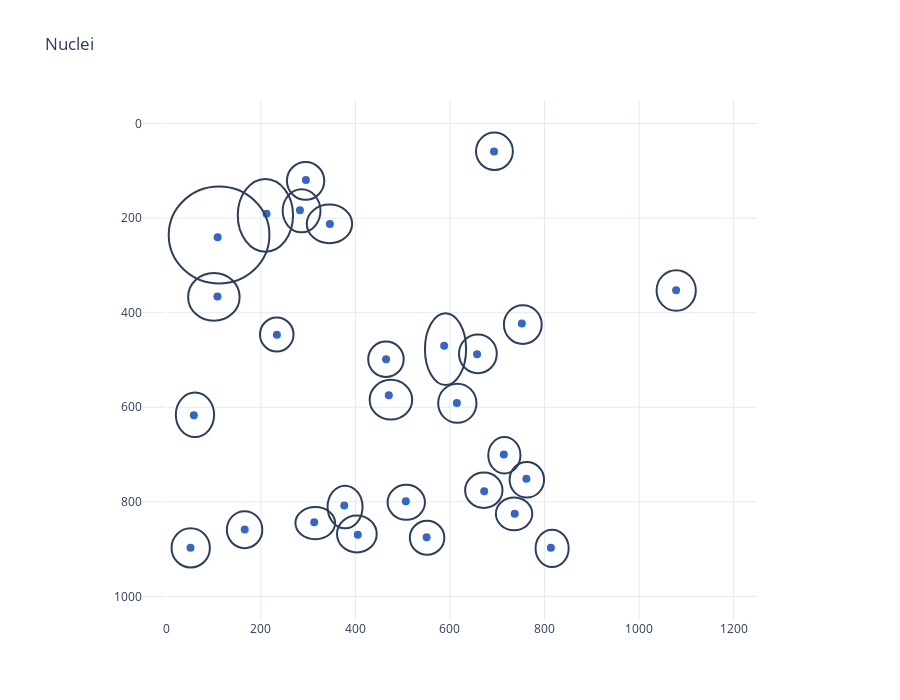

Here is the notebook cell this chart was saved with:
### Code cell
# plot nuclei
fig = plot_single_scatter(
    nuclei_subset,
    x='center_x',
    y='center_y',
    title='Nuclei',
)

fig.layout.update(
    xaxis = {'range': [-50, 1250], 'constrain': "domain"},
    yaxis = {'range': [1050, -50], 'scaleanchor': 'x', 'scaleratio': 1},
    shapes=shapes,
    height=700,
)

fig

### Figure 1 — Plotly figure (JSON) as saved in the notebook; plotly's stock layout.template omitted (floating-point values rounded to 4 significant figures)
{"data": [{"hovertemplate": "center_x=%{x}<br>center_y=%{y}<extra></extra>", "legendgroup": "", "marker": {"color": "#3366CC", "size": 8, "symbol": "circle"}, "mode": "markers", "name": "", "orientation": "v", "showlegend": false, "type": "scatter", "x": [693.1, 295.2, 282.5, 211.9, 345.9, 108.5, 1078.0, 108.0, 751.9, 233.8, 587.6, 657.3, 464.7, 470.5, 614.5, 58.14, 713.8, 761.6, 672.3, 506.5, 376.3, 736.9, 312.7, 165.7, 404.9, 550.5, 813.4, 51.06], "xaxis": "x", "y": [59.08, 119.0, 183.0, 190.5, 212.3, 240.6, 352.6, 365.4, 422.7, 446.4, 469.6, 488.0, 498.6, 574.8, 590.8, 616.9, 699.9, 751.0, 777.6, 798.6, 807.8, 825.2, 843.3, 858.7, 869.7, 874.8, 897.2, 897.2], "yaxis": "y"}], "layout": {"height": 700, "hovermode": "closest", "plot_bgcolor": "rgba(0,0,0,0)", "shapes": [{"type": "circle", "x0": 655, "x1": 733, "xref": "x", "y0": 19, "y1": 98, "yref": "y"}, {"type": "circle", "x0": 255, "x1": 334, "xref": "x", "y0": 81, "y1": 161, "yref": "y"}, {"type": "circle", "x0": 246, "x1": 326, "xref": "x", "y0": 139, "y1": 230, "yref": "y"}, {"type": "circle", "x0": 151, "x1": 268, "xref": "x", "y0": 117, "y1": 271, "yref": "y"}, {"type": "circle", "x0": 297, "x1": 393, "xref": "x", "y0": 171, "y1": 253, "yref": "y"}, {"type": "circle", "x0": 5, "x1": 218, "xref": "x", "y0": 133, "y1": 338, "yref": "y"}, {"type": "circle", "x0": 1037, "x1": 1120, "xref": "x", "y0": 310, "y1": 396, "yref": "y"}, {"type": "circle", "x0": 46, "x1": 155, "xref": "x", "y0": 316, "y1": 417, "yref": "y"}, {"type": "circle", "x0": 714, "x1": 794, "xref": "x", "y0": 384, "y1": 466, "yref": "y"}, {"type": "circle", "x0": 198, "x1": 269, "xref": "x", "y0": 410, "y1": 482, "yref": "y"}, {"type": "circle", "x0": 547, "x1": 634, "xref": "x", "y0": 401, "y1": 553, "yref": "y"}, {"type": "circle", "x0": 619, "x1": 699, "xref": "x", "y0": 446, "y1": 528, "yref": "y"}, {"type": "circle", "x0": 427, "x1": 502, "xref": "x", "y0": 461, "y1": 536, "yref": "y"}, {"type": "circle", "x0": 430, "x1": 520, "xref": "x", "y0": 542, "y1": 626, "yref": "y"}, {"type": "circle", "x0": 575, "x1": 656, "xref": "x", "y0": 550, "y1": 633, "yref": "y"}, {"type": "circle", "x0": 20, "x1": 101, "xref": "x", "y0": 569, "y1": 663, "yref": "y"}, {"type": "circle", "x0": 681, "x1": 749, "xref": "x", "y0": 663, "y1": 740, "yref": "y"}, {"type": "circle", "x0": 726, "x1": 799, "xref": "x", "y0": 716, "y1": 791, "yref": "y"}, {"type": "circle", "x0": 632, "x1": 711, "xref": "x", "y0": 738, "y1": 813, "yref": "y"}, {"type": "circle", "x0": 468, "x1": 547, "xref": "x", "y0": 764, "y1": 838, "yref": "y"}, {"type": "circle", "x0": 341, "x1": 415, "xref": "x", "y0": 766, "y1": 856, "yref": "y"}, {"type": "circle", "x0": 697, "x1": 774, "xref": "x", "y0": 791, "y1": 860, "yref": "y"}, {"type": "circle", "x0": 273, "x1": 357, "xref": "x", "y0": 811, "y1": 879, "yref": "y"}, {"type": "circle", "x0": 128, "x1": 203, "xref": "x", "y0": 820, "y1": 898, "yref": "y"}, {"type": "circle", "x0": 361, "x1": 445, "xref": "x", "y0": 829, "y1": 907, "yref": "y"}, {"type": "circle", "x0": 515, "x1": 588, "xref": "x", "y0": 840, "y1": 912, "yref": "y"}, {"type": "circle", "x0": 781, "x1": 851, "xref": "x", "y0": 859, "y1": 938, "yref": "y"}, {"type": "circle", "x0": 11, "x1": 92, "xref": "x", "y0": 856, "y1": 939, "yref": "y"}], "showlegend": false, "title": {"text": "Nuclei"}, "xaxis": {"constrain": "domain", "gridcolor": "#E4EAF2", "range": [-50, 1250], "showgrid": true, "type": "linear"}, "yaxis": {"gridcolor": "#E4EAF2", "range": [1050, -50], "scaleanchor": "x", "scaleratio": 1, "showgrid": true, "zeroline": false}}}
